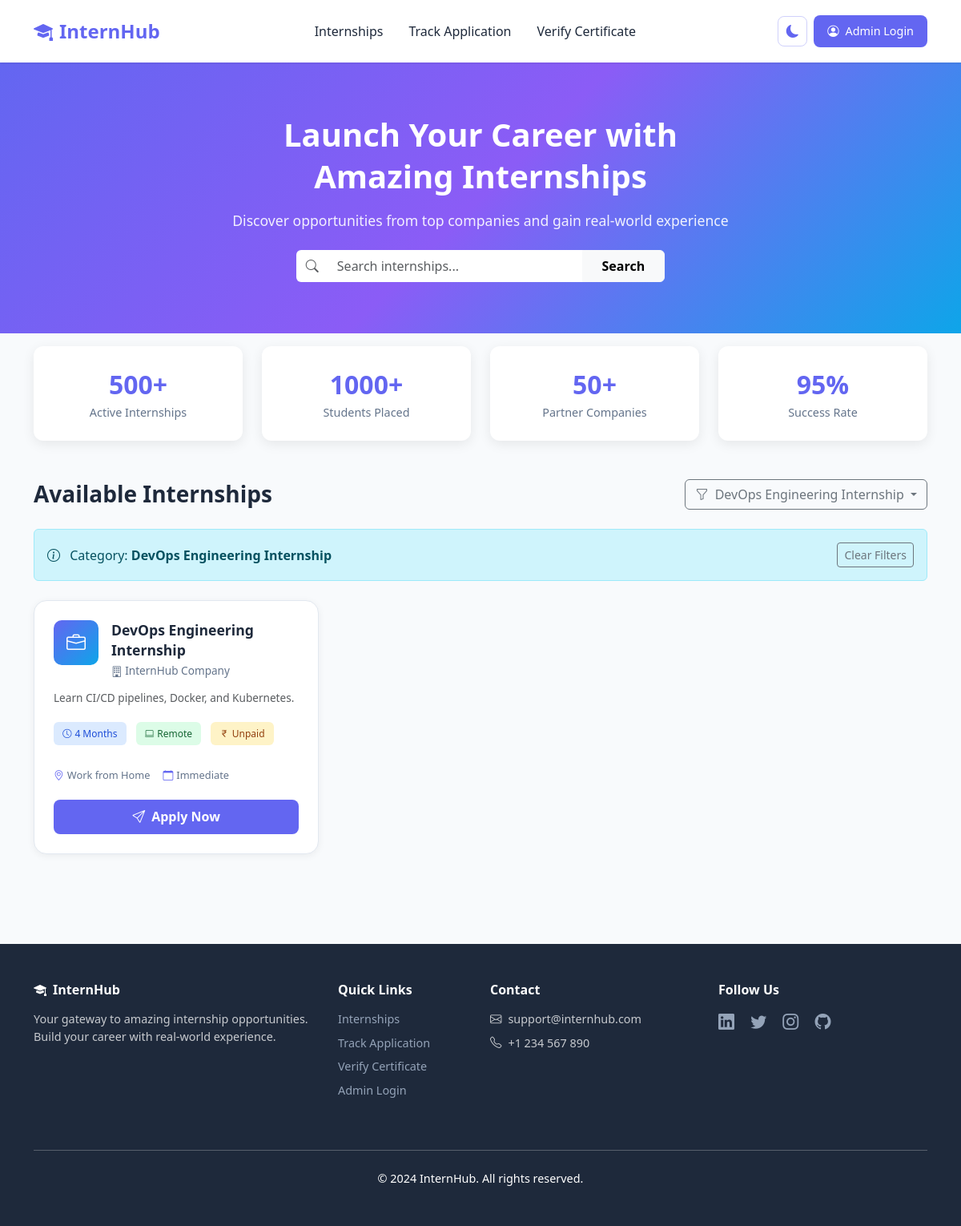
Page /index.php?category=DevOps Engineering Internship on the committed database.
### tables this page shows
CREATE TABLE internships (
  id INT AUTO_INCREMENT PRIMARY KEY,
  title VARCHAR(100),
  description TEXT,
  duration VARCHAR(50)
);

### index.php (the view, shortened to what this page needs)
<?php
require 'includes/db.php';
$search = isset($_GET['search']) ? trim($_GET['search']) : '';
$category = isset($_GET['category']) ? trim($_GET['category']) : '';
$sql = "SELECT * FROM internships WHERE 1=1";
$params = [];
if (!empty($category) && $category !== 'all') {
    $sql .= " AND title LIKE :category";
    $params[':category'] = '%' . $category . '%';
}
$sql .= " ORDER BY id DESC";
$stmt = $conn->prepare($sql);
$stmt->execute($params);
$result = $stmt;
?>
<!DOCTYPE html>
<html lang="en">
<head>
  <link rel="stylesheet" href="https://cdn.jsdelivr.net/npm/bootstrap@5.3.0/dist/css/bootstrap.min.css">
  <link rel="stylesheet" href="https://cdn.jsdelivr.net/npm/bootstrap-icons@1.11.0/font/bootstrap-icons.css">
</head>
<body>
  <nav class="navbar navbar-expand-lg sticky-top">
    <div class="container">
      <a class="navbar-brand" href="index.php"><i class="bi bi-mortarboard-fill me-2"></i>InternHub</a>
      <div class="collapse navbar-collapse" id="navbarNav">
        <ul class="navbar-nav mx-auto">
          <li class="nav-item"><a class="nav-link active" href="index.php">Internships</a></li>
          <li class="nav-item"><a class="nav-link" href="track_application.php">Track Application</a></li>
          <li class="nav-item"><a class="nav-link" href="verify_certificate.php">Verify Certificate</a></li>
        </ul>
        <button class="theme-toggle me-2" onclick="toggleTheme()" title="Toggle Dark Mode">
          <i class="bi bi-moon-fill" id="themeIcon"></i>
        </button>
        <a href="admin/login.php" class="btn btn-login"><i class="bi bi-person-circle me-1"></i> Admin Login</a>
      </div>
    </div>
  </nav>
  <section class="hero">
    <div class="container text-center">
      <h1>Launch Your Career with<br>Amazing Internships</h1>
      <p class="mt-3">Discover opportunities from top companies and gain real-world experience</p>
      <form method="get" class="mt-4">
        <div class="row justify-content-center g-2">
          <div class="col-md-6 col-lg-5">
            <div class="input-group">
              <span class="input-group-text bg-white border-0"><i class="bi bi-search text-muted"></i></span>
              <input type="text" name="search" class="form-control border-0 py-2" placeholder="Search internships..."
                     value="<?= htmlspecialchars($search) ?>">
              <button type="submit" class="btn btn-light fw-semibold px-4">Search</button>
            </div>
          </div>
        </div>
      </form>
    </div>
  </section>
  <section class="stats mt-3">
    <div class="container">
      <div class="row g-4 justify-content-center">
        <div class="col-md-3 col-6">
          <div class="stat-item">
            <div class="stat-number">500+</div>
            <div class="stat-label">Active Internships</div>
          </div>
        </div>
        <div class="col-md-3 col-6">
          <div class="stat-item">
            <div class="stat-number">1000+</div>
            <div class="stat-label">Students Placed</div>
          </div>
        </div>
        <div class="col-md-3 col-6">
          <div class="stat-item">
            <div class="stat-number">50+</div>
            <div class="stat-label">Partner Companies</div>
          </div>
        </div>
        <div class="col-md-3 col-6">
          <div class="stat-item">
            <div class="stat-number">95%</div>
            <div class="stat-label">Success Rate</div>
          </div>
        </div>
      </div>
    </div>
  </section>
  <section class="py-5">
    <div class="container">
      <div class="d-flex justify-content-between align-items-center mb-4">
        <h2 class="section-title mb-0">Available Internships</h2>
        <div class="dropdown">
          <button class="btn btn-outline-secondary dropdown-toggle" type="button" data-bs-toggle="dropdown">
            <i class="bi bi-funnel me-1"></i> <?= $category && $category !== 'all' ? htmlspecialchars(ucfirst($category)) : 'Filter' ?>
          </button>
        </div>
      </div>
      <?php if (!empty($search) || (!empty($category) && $category !== 'all')): ?>
      <div class="alert alert-info d-flex justify-content-between align-items-center mb-4">
        <span>
          <i class="bi bi-info-circle me-2"></i>
          <?php if (!empty($category) && $category !== 'all'): ?>
            <?= !empty($search) ? ' in ' : '' ?>Category: <strong><?= htmlspecialchars(ucfirst($category)) ?></strong>
          <?php endif; ?>
        </span>
        <a href="index.php" class="btn btn-sm btn-outline-secondary">Clear Filters</a>
      </div>
      <?php endif; ?>
      <div class="row g-4">
        <?php while ($row = $result->fetch()): $hasResults = true; ?>
          <?php
            $icon = 'bi-briefcase';
          ?>
          <div class="col-lg-4 col-md-6">
            <div class="internship-card">
              <div class="d-flex align-items-start">
                <div class="company-logo me-3">
                  <i class="bi <?= $icon ?>"></i>
                </div>
                <div class="flex-grow-1">
                  <h5 class="internship-title"><?= htmlspecialchars($row['title']) ?></h5>
                  <p class="company-name mb-0"><i class="bi bi-building"></i> InternHub Company</p>
                </div>
              </div>
              <p class="text-muted internship-desc"><?= htmlspecialchars($row['description']) ?></p>
              <div class="tags-container">
                <span class="tag tag-duration"><i class="bi bi-clock"></i><?= htmlspecialchars($row['duration']) ?></span>
                <span class="tag tag-type"><i class="bi bi-laptop"></i>Remote</span>
                <span class="tag tag-mode"><i class="bi bi-currency-rupee"></i>Unpaid</span>
              </div>
              <div class="internship-meta">
                <span><i class="bi bi-geo-alt"></i>Work from Home</span>
                <span><i class="bi bi-calendar"></i>Immediate</span>
              </div>
              <a href="apply.php?id=<?= (int)$row['id'] ?>" class="btn btn-apply">
                <i class="bi bi-send"></i>Apply Now
              </a>
            </div>
          </div>
        <?php endwhile; ?>
      </div>
    </div>
  </section>
  <footer class="footer">
    <div class="container">
      <div class="row">
        <div class="col-md-4 mb-4">
          <h5 class="fw-bold mb-3"><i class="bi bi-mortarboard-fill me-2"></i>InternHub</h5>
          <p class="text-white opacity-75">Your gateway to amazing internship opportunities. Build your career with real-world experience.</p>
        </div>
        <div class="col-md-2 mb-4">
          <h6 class="fw-bold mb-3">Quick Links</h6>
          <ul class="list-unstyled">
            <li class="mb-2"><a href="index.php">Internships</a></li>
            <li class="mb-2"><a href="track_application.php">Track Application</a></li>
            <li class="mb-2"><a href="verify_certificate.php">Verify Certificate</a></li>
            <li class="mb-2"><a href="admin/login.php">Admin Login</a></li>
          </ul>
        </div>
        <div class="col-md-3 mb-4">
          <h6 class="fw-bold mb-3">Contact</h6>
          <ul class="list-unstyled">
            <li class="mb-2 text-white opacity-75"><i class="bi bi-envelope me-2"></i>support@internhub.com</li>
            <li class="mb-2 text-white opacity-75"><i class="bi bi-telephone me-2"></i>+1 234 567 890</li>
          </ul>
        </div>
        <div class="col-md-3 mb-4">
          <h6 class="fw-bold mb-3">Follow Us</h6>
          <a href="#" class="me-3"><i class="bi bi-linkedin fs-5"></i></a>
          <a href="#" class="me-3"><i class="bi bi-twitter fs-5"></i></a>
          <a href="#" class="me-3"><i class="bi bi-instagram fs-5"></i></a>
          <a href="#"><i class="bi bi-github fs-5"></i></a>
        </div>
      </div>
      <hr class="my-4 opacity-25">
      <p class="text-center text-white mb-0">&copy; 2024 InternHub. All rights reserved.</p>
    </div>
  </footer>
</body>
</html>

### rows in the picture
internships: title "DevOps Engineering Internship", description "Learn CI/CD pipelines, Docker, and Kubernetes.", duration "4 Months"

### other values in the picture
$category "DevOps Engineering Internship"
